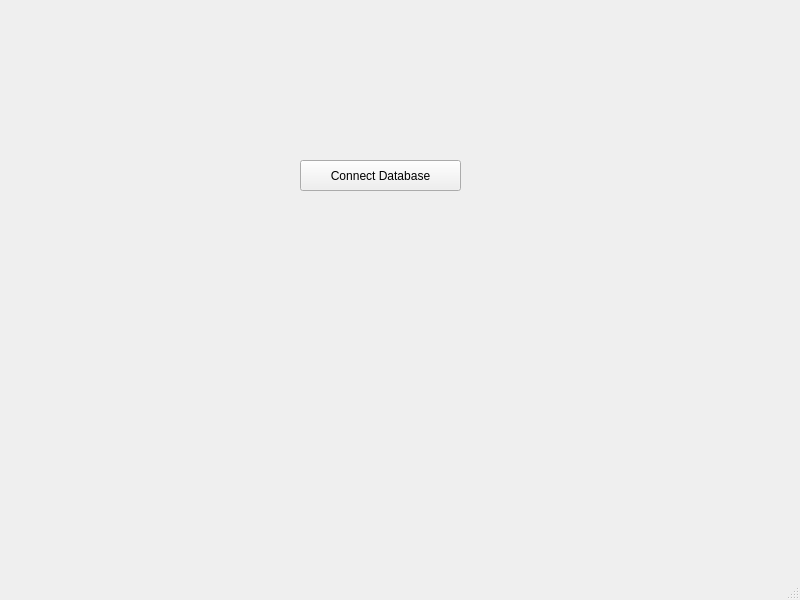
<?xml version="1.0" encoding="UTF-8"?>
<ui version="4.0">
 <class>MainWindow</class>
 <widget class="QMainWindow" name="MainWindow">
  <property name="geometry">
   <rect>
    <x>0</x>
    <y>0</y>
    <width>800</width>
    <height>600</height>
   </rect>
  </property>
  <property name="windowTitle">
   <string>MainWindow</string>
  </property>
  <widget class="QWidget" name="centralwidget">
   <widget class="QPushButton" name="pushButton">
    <property name="geometry">
     <rect>
      <x>300</x>
      <y>160</y>
      <width>161</width>
      <height>31</height>
     </rect>
    </property>
    <property name="text">
     <string>Connect Database</string>
    </property>
   </widget>
  </widget>
  <widget class="QMenuBar" name="menubar">
   <property name="geometry">
    <rect>
     <x>0</x>
     <y>0</y>
     <width>800</width>
     <height>24</height>
    </rect>
   </property>
  </widget>
  <widget class="QStatusBar" name="statusbar"/>
 </widget>
 <resources/>
 <connections/>
</ui>
